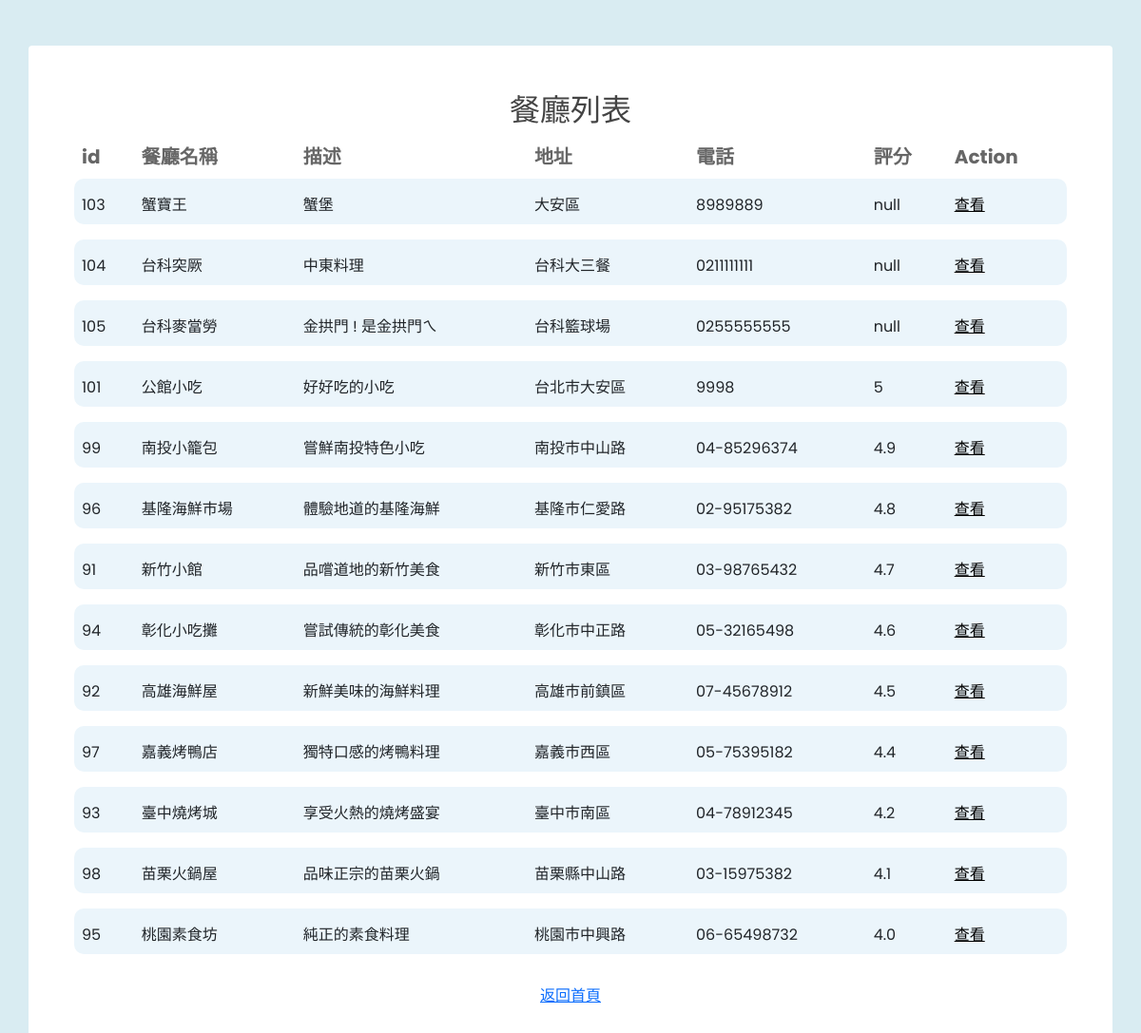
Page /app/user/restaurants.php (signed in) on the committed database.
### tables this page shows
CREATE TABLE `restaurants` (
  `restaurant_id` int(11) NOT NULL,
  `name` char(50) NOT NULL DEFAULT '',
  `passwd` char(50) NOT NULL,
  `description` text NOT NULL,
  `logo` longblob DEFAULT NULL,
  `address` char(200) NOT NULL DEFAULT '',
  `phone_number` char(50) NOT NULL DEFAULT '',
  `rating` char(50) DEFAULT 'null'
);

### app/user/restaurants.php (the view, shortened to what this page needs)
<!doctype html>
<html>
    <head>
        <link href='https://stackpath.bootstrapcdn.com/bootstrap/5.0.0-alpha1/css/bootstrap.min.css' rel='stylesheet'>
        <link href='https://cdnjs.cloudflare.com/ajax/libs/font-awesome/4.7.0/css/font-awesome.min.css' rel='stylesheet'>
</head>
<body oncontextmenu='return false' class='snippet-body'>
<div class="container rounded mt-5 bg-white p-md-5">
    <div class="h2 font-weight-bold" align='center'>餐廳列表</div>
    <div class="table-responsive">
        <table class="table">
            <thead>
                <tr>
                    <th scope="col">id</th>
                    <th scope="col">餐廳名稱</th>
                    <th scope="col">描述</th>
                    <th scope="col">地址</th>
                    <th scope="col">電話</th>
                    <th scope="col">評分</th>
                    <th scope="col">Action</th>
                </tr>
            </thead>
            <tbody>
            <?php
                require_once('../../config/config.php');
                $sql = "SELECT * FROM `restaurants` WHERE 1 ORDER BY rating DESC;";
                $result = $conn->query($sql);
                if ($result->num_rows > 0) {
                    while ( $row = mysqli_fetch_array ( $result, MYSQLI_ASSOC ) ) {
                        echo "
                        <tr class='bg-blue'>
                            <td class='pt-3'>" . $row["restaurant_id"] . "</td>
                            <td class='pt-3 mt-1'>" . $row['name'] . "</td>
                            <td class='pt-3'>" . $row["description"] . "</td>
                            <td class='pt-3'>" . $row["address"] . "</td>
                            <td class='pt-3'>" . $row["phone_number"] . "</td>
                            <td class='pt-3'>" . $row["rating"] . "</td>
                            <td class='pt-3'><a class='action-button' href='menu_items.php?restaurant_id=" . $row['restaurant_id'] . "'>查看</a></td>
                        </tr>
                        <tr id='spacing-row'>
                            <td></td>
                        </tr>";
                    }
                } else {
                    echo "0 results";
                }
            ?>
            </tbody>
        </table>
        <p align='center'><a href='dashboard.php'>返回首頁</a><p>
    </div>
</div>
</body>
</html>

### app/user/restaurants.php (style rules this page uses)
* { box-sizing: border-box }
body { background-color: #d9ecf2; font-family: 'Poppins', sans-serif; color: #666 }
.h2 { color: #444; font-family: 'PT Sans', sans-serif }
thead { font-family: 'Poppins', sans-serif; font-weight: bolder; font-size: 20px; color: #666 }
.bg-blue { background-color: #EBF5FB; border-radius: 8px }
.table thead th, .table td { border: none }
.table tbody td:first-child { border-bottom-left-radius: 10px; border-top-left-radius: 10px }
.table tbody td:last-child { border-bottom-right-radius: 10px; border-top-right-radius: 10px }
#spacing-row { height: 10px }
.action-button { color: #000; }

### rows in the picture
restaurants: restaurant_id "103", name "蟹寶王", description "蟹堡", address "大安區", phone_number "8989889", rating "null"
restaurants: restaurant_id "104", name "台科突厥", description "中東料理", address "台科大三餐", phone_number "0211111111", rating "null"
restaurants: restaurant_id "105", name "台科麥當勞", description "金拱門 ! 是金拱門ㄟ", address "台科籃球場", phone_number "0255555555", rating "null"
restaurants: restaurant_id "101", name "公館小吃", description "好好吃的小吃", address "台北市大安區", phone_number "9998", rating "5"
restaurants: restaurant_id "99", name "南投小籠包", description "嘗鮮南投特色小吃", address "南投市中山路", phone_number "04-85296374", rating "4.9"
restaurants: restaurant_id "96", name "基隆海鮮市場", description "體驗地道的基隆海鮮", address "基隆市仁愛路", phone_number "02-95175382", rating "4.8"
restaurants: restaurant_id "91", name "新竹小館", description "品嚐道地的新竹美食", address "新竹市東區", phone_number "03-98765432", rating "4.7"
restaurants: restaurant_id "94", name "彰化小吃攤", description "嘗試傳統的彰化美食", address "彰化市中正路", phone_number "05-32165498", rating "4.6"
restaurants: restaurant_id "92", name "高雄海鮮屋", description "新鮮美味的海鮮料理", address "高雄市前鎮區", phone_number "07-45678912", rating "4.5"
restaurants: restaurant_id "97", name "嘉義烤鴨店", description "獨特口感的烤鴨料理", address "嘉義市西區", phone_number "05-75395182", rating "4.4"
restaurants: restaurant_id "93", name "臺中燒烤城", description "享受火熱的燒烤盛宴", address "臺中市南區", phone_number "04-78912345", rating "4.2"
restaurants: restaurant_id "98", name "苗栗火鍋屋", description "品味正宗的苗栗火鍋", address "苗栗縣中山路", phone_number "03-15975382", rating "4.1"
restaurants: restaurant_id "95", name "桃園素食坊", description "純正的素食料理", address "桃園市中興路", phone_number "06-65498732", rating "4.0"
